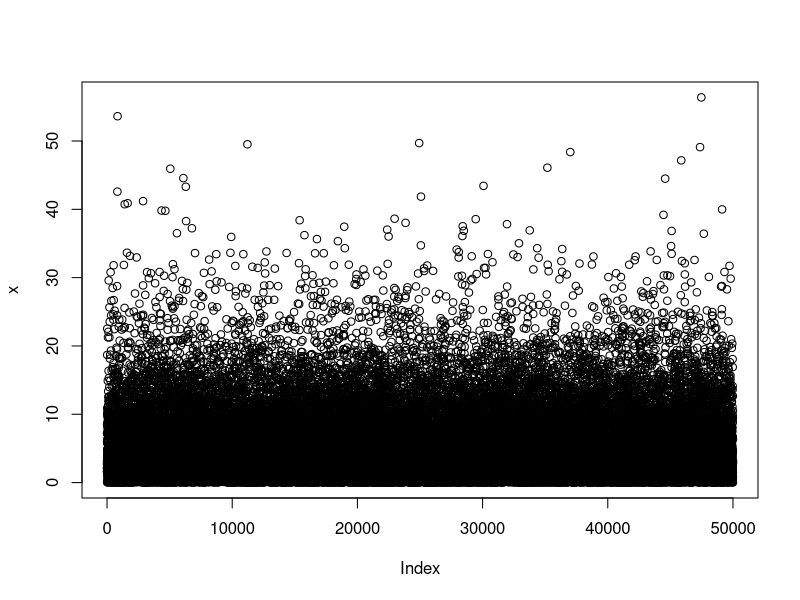
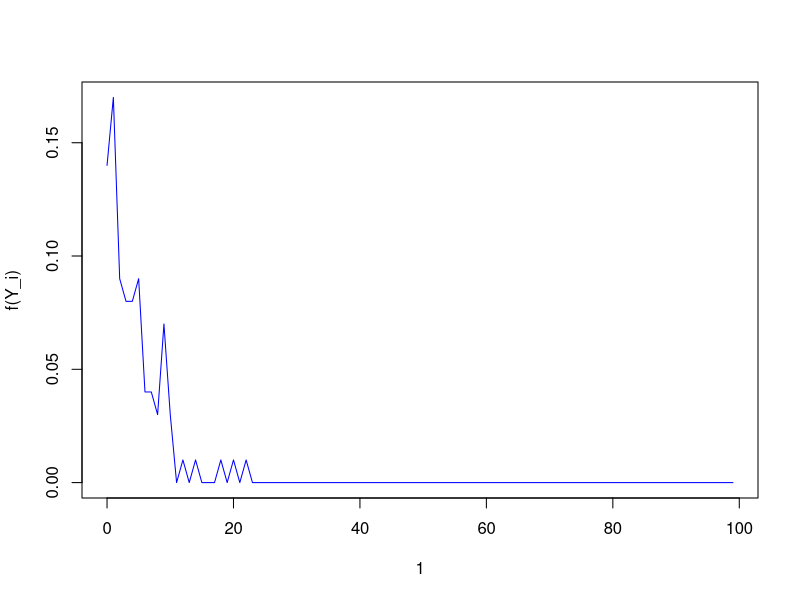
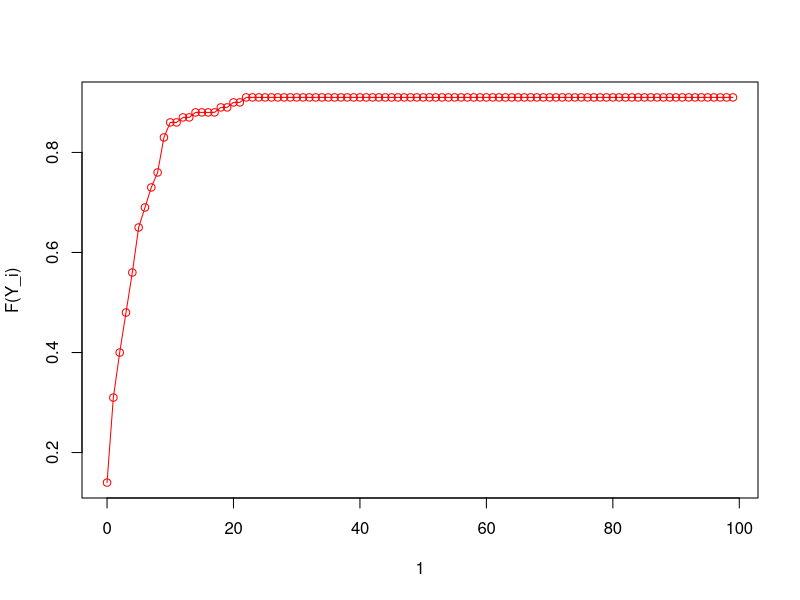
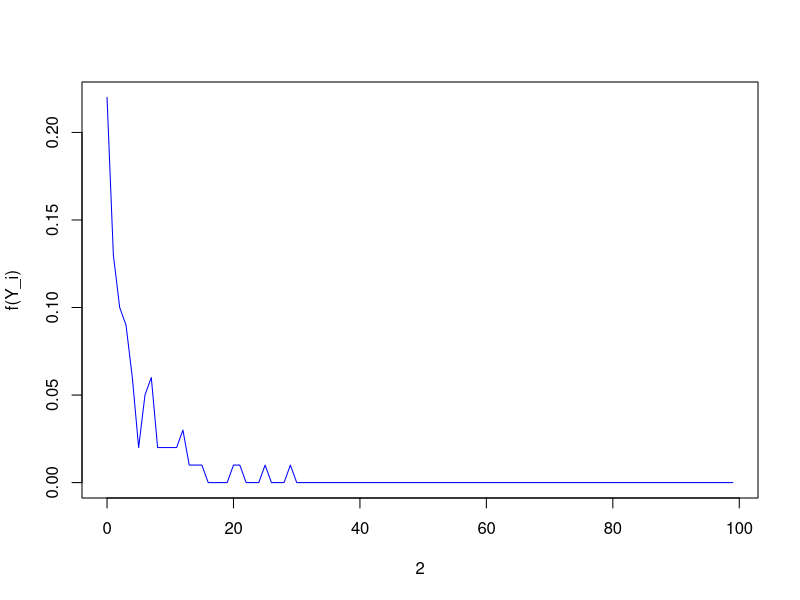
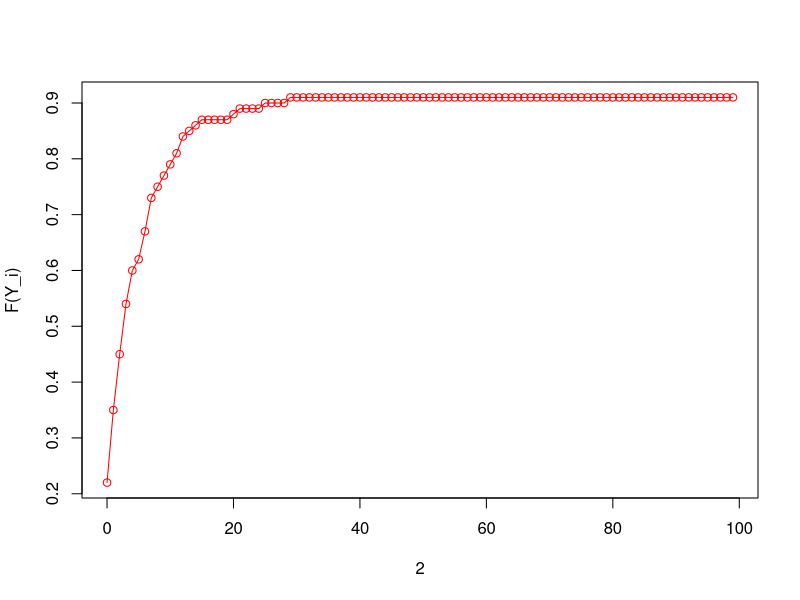
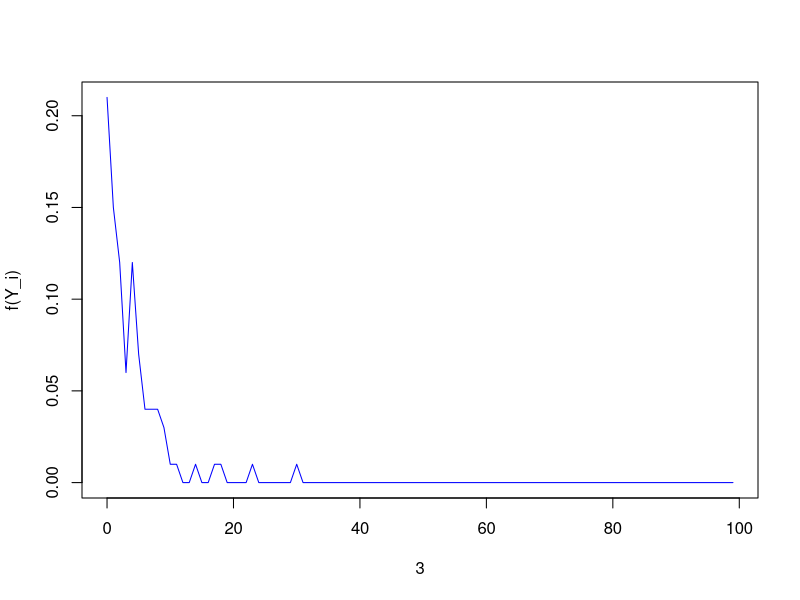
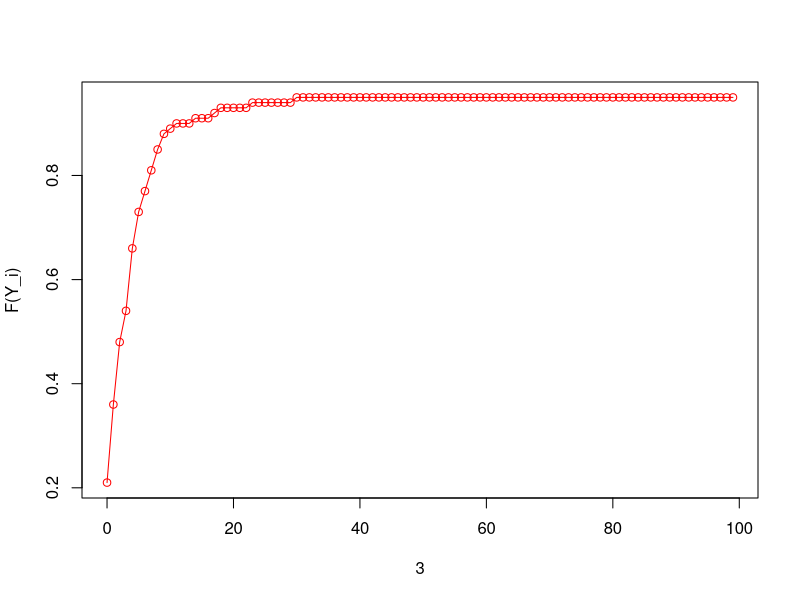
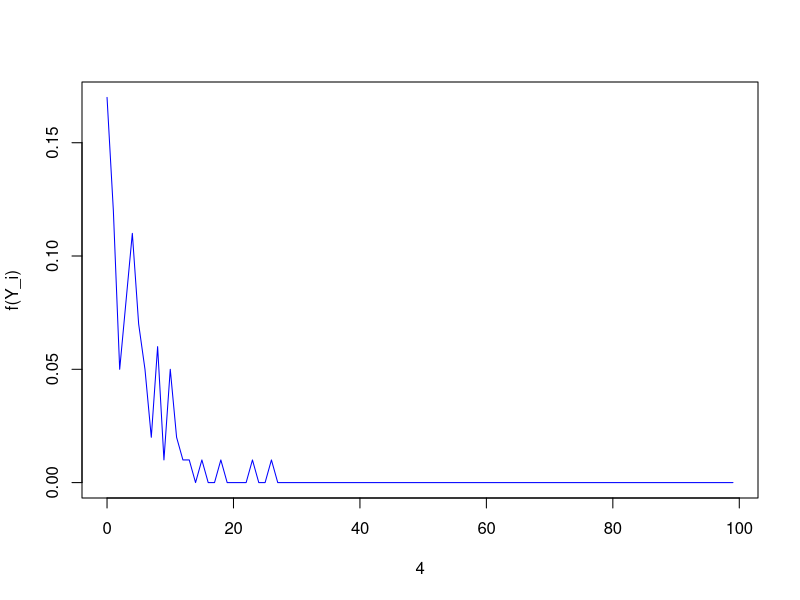

R code for these plots, in order:
std <- function(sz,Y,mn)
{
	sum <- 0
	for(k in 1:sz){
		sum <- sum + (Y[k]-mn)^2
	}
	sum = sum/sz;
	sum = sum^(0.5);
	return(sum)
}

#Step:1

num_samples <- 50000
x <- rexp(num_samples, 0.2)
#sidha <- data.frame(X = seq(1, num_samples , 1), Y = sort(x))

#plot(sidha)
plot(x)  #uncomment this

#Step: 2

Y <- matrix(x,100,500)

#Step: 3

#3(i)

for(p in 1:5){
	pdata <- rep(0, 100)
	for(l in 1:100){
		val=round(Y[l,p], 0);
		if(val <= 100){
		   pdata[val] = pdata[val] + 1/ 100; 
		}
	}
	xcols <- seq(0,99)
	plot(xcols, pdata, "l", col="blue", xlab=p, ylab="f(Y_i)")

	cdata <- rep(0, 100)
	cdata[1] <- pdata[1]
	for(i in 2:100){
		cdata[i] = cdata[i-1] + pdata[i]
	}
	plot(xcols, cdata, "o", col="red", xlab=p, ylab="F(Y_i)");
}

#3(ii)

ymean <- rep(0,500);
for(i in 1:500){
	ymean[i] = mean(Y[,i]);
}

ystd <- rep(0,500);
for(j in 1: 500){
	ystd[j] <- std(100,Y[,j],ymean[j]);
}

ymean[1:5]
ystd[1:5]

#Step: 4

Z <- table(round(ymean,1))
plot(Z, "h", xlab="Vector Mean", ylab="Frequency")

pdata <- rep(0, 100)
for(l in 1:500){
    val=round(ymean[l]*10, 0);
    if(val <= 100){
       pdata[val] = pdata[val] + 1/ 500; 
    }
}
xcols <- seq(0,9.9,0.1)
plot(xcols, pdata, "l", col="pink", xlab="Y_i_mean", ylab="f(Y_i_mean)")

cdata <- rep(0, 100)
cdata[1] <- pdata[1]
for(i in 2:100){
    cdata[i] = cdata[i-1] + pdata[i]
}
plot(xcols, cdata, "o", col="green", xlab="Y_i_mean", ylab="F(Y_i_mean)");

#Step: 5

zmean = mean(ymean);
zstd = std(500,ymean,zmean);

zmean
zstd


